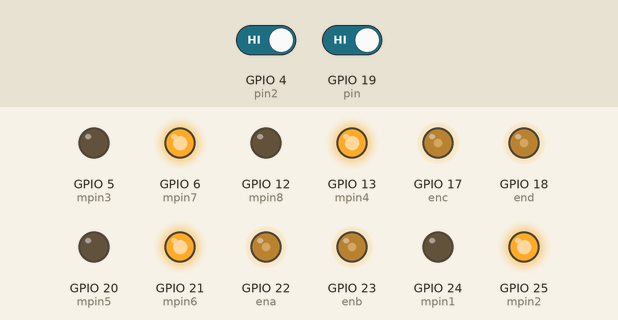
This program was run on a simulated Raspberry Pi (BCM pin numbers). Parts: output pins drawn as LEDs (lit = HIGH). Inputs (shaded band) come from the test bench; at power-on: GPIO 4 (pin2) HIGH, GPIO 19 (pin) HIGH.

Above: at 1.2 s.
1.3 s: GPIO 4 (pin2) driven LOW
At 2.2 s:
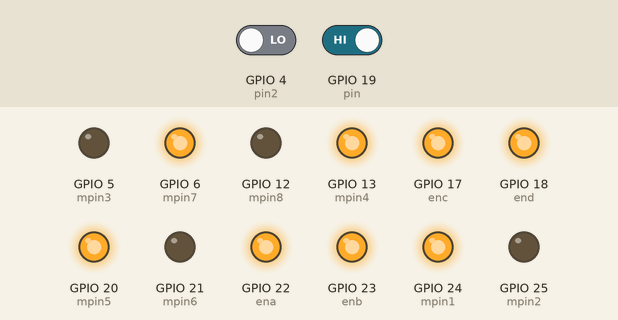
2.8 s: GPIO 19 (pin) driven LOW
At 3.3 s:
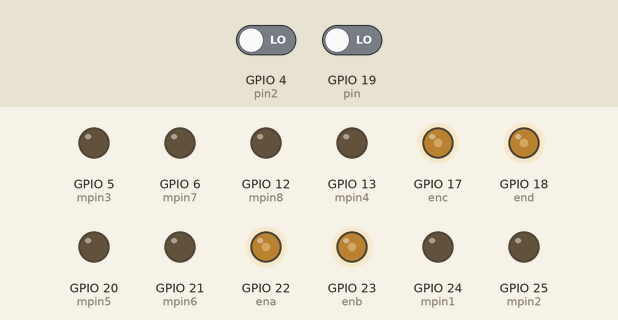
4.3 s: GPIO 4 (pin2) driven HIGH
At 5.5 s:
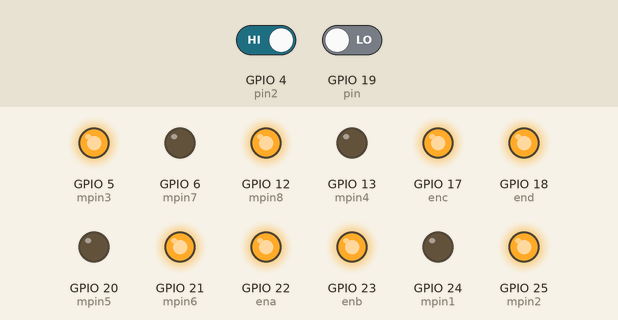
5.8 s: GPIO 19 (pin) driven HIGH
At 6.8 s:
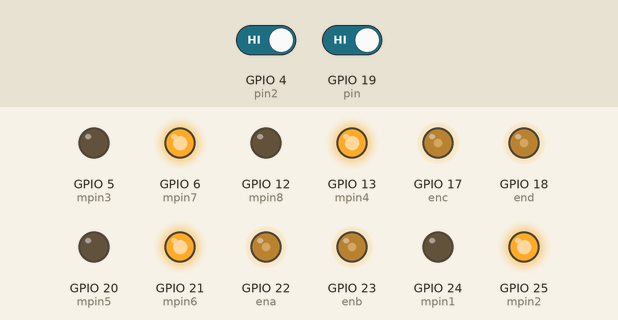
Timing chart, 0 to 8.3 s (numbered marks = the images above; inputs shaded):
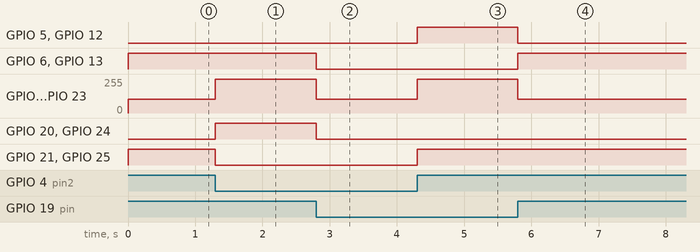

The program:

trace01.py
```python
import RPi.GPIO as GPIO
import sys
import time

pin = 19        # 라인 근접 센서
pin2 = 4        # 라인 근접 센서
mpin1 = 24      # 앞 왼 바퀴1
mpin2 = 25      # 앞 왼 바퀴2
mpin3 = 5       # 앞 오 바퀴1
mpin4 = 13      # 앞 오 바퀴2
ena = 22        # 앞 오 바퀴 enable 입력
enb = 23        # 앞 오 바퀴 enable 입력
mpin5 = 20      # 뒤 왼 바퀴1
mpin6 = 21      # 뒤 왼 바퀴2
mpin7 = 6       # 뒤 오 바퀴1
mpin8 = 12      # 뒤 오 바퀴2
enc = 17        # 뒤 왼 바퀴 enable 입력
end = 18        # 뒤 오 바퀴 enable 입력

GPIO.setmode(GPIO.BCM)
GPIO.setup(pin, GPIO.IN)
GPIO.setup(pin2, GPIO.IN)
GPIO.setup(mpin1, GPIO.OUT)
GPIO.setup(mpin2, GPIO.OUT)
GPIO.setup(mpin3, GPIO.OUT)
GPIO.setup(mpin4, GPIO.OUT)
GPIO.setup(ena, GPIO.OUT)
GPIO.setup(enb, GPIO.OUT)
GPIO.setup(mpin5, GPIO.OUT)
GPIO.setup(mpin6, GPIO.OUT)
GPIO.setup(mpin7, GPIO.OUT)
GPIO.setup(mpin8, GPIO.OUT)
GPIO.setup(enc, GPIO.OUT)
GPIO.setup(end, GPIO.OUT)

pa = GPIO.PWM(ena, 100)
pb = GPIO.PWM(enb, 100)
pa.start(40)
pb.start(40)
pc = GPIO.PWM(enc, 100)
pd = GPIO.PWM(end, 100)
pc.start(40)
pd.start(40)

GPIO.output(mpin1, False)
GPIO.output(mpin2, False)
GPIO.output(mpin3, False)
GPIO.output(mpin4, False)
GPIO.output(mpin5, False)
GPIO.output(mpin6, False)
GPIO.output(mpin7, False)
GPIO.output(mpin8, False)

def setOg():
    pa.ChangeDutyCycle(40)
    pb.ChangeDutyCycle(40)
    pc.ChangeDutyCycle(40)
    pd.ChangeDutyCycle(40)

try:
    while True:
        if (GPIO.input(pin) == False) and (GPIO.input(pin2) == False):
            #print("no path")
            setOg()
            GPIO.output(mpin1, False)
            GPIO.output(mpin2, False)
            GPIO.output(mpin3, False)
            GPIO.output(mpin4, False)
            GPIO.output(mpin5, False)
            GPIO.output(mpin6, False)
            GPIO.output(mpin7, False)
            GPIO.output(mpin8, False)
            time.sleep(0.00001)
        elif (GPIO.input(pin) == True) and (GPIO.input(pin2) == True):
            #print("path")
            setOg()
            GPIO.output(mpin1, False)
            GPIO.output(mpin2, True)
            GPIO.output(mpin3, False)
            GPIO.output(mpin4, True)
            GPIO.output(mpin5, False)
            GPIO.output(mpin6, True)
            GPIO.output(mpin7, True)
            GPIO.output(mpin8, False)
            time.sleep(0.00001)
        elif (GPIO.input(pin) == False) and (GPIO.input(pin2) == True):
            #print("right")
            pa.ChangeDutyCycle(100)
            pb.ChangeDutyCycle(100)
            pc.ChangeDutyCycle(100)
            pd.ChangeDutyCycle(100)
            GPIO.output(mpin1, False)
            GPIO.output(mpin2, True)
            GPIO.output(mpin3, True)
            GPIO.output(mpin4, False)
            GPIO.output(mpin5, False)
            GPIO.output(mpin6, True)
            GPIO.output(mpin7, False)
            GPIO.output(mpin8, True)
            time.sleep(0.00001)
        elif (GPIO.input(pin) == True) and (GPIO.input(pin2) == False):
            #print("left")
            pa.ChangeDutyCycle(100)
            pb.ChangeDutyCycle(100)
            pd.ChangeDutyCycle(100)
            pc.ChangeDutyCycle(100)
            GPIO.output(mpin1, True)
            GPIO.output(mpin2, False)
            GPIO.output(mpin3, False)
            GPIO.output(mpin4, True)
            GPIO.output(mpin5, True)
            GPIO.output(mpin6, False)
            GPIO.output(mpin7, True)
            GPIO.output(mpin8, False)
            time.sleep(0.00001)

except KeyboardInterrupt:
    GPIO.cleanup()
    sys.exit()
```

Measured:
- after the input at 1.3 s, GPIO 17 (enc), GPIO 18 (end), GPIO 22 (ena), GPIO 23 (enb): 102/255 → 255/255 at once; GPIO 20 (mpin5), GPIO 24 (mpin1): LOW → HIGH at once; GPIO 21 (mpin6), GPIO 25 (mpin2): HIGH → LOW at once
- after the input at 2.8 s, GPIO 6 (mpin7), GPIO 13 (mpin4), GPIO 20 (mpin5), GPIO 24 (mpin1): HIGH → LOW at once; GPIO 17 (enc), GPIO 18 (end), GPIO 22 (ena), GPIO 23 (enb): 255/255 → 102/255 at once
- after the input at 4.3 s, GPIO 5 (mpin3), GPIO 12 (mpin8), GPIO 21 (mpin6), GPIO 25 (mpin2): LOW → HIGH at once; GPIO 17 (enc), GPIO 18 (end), GPIO 22 (ena), GPIO 23 (enb): 102/255 → 255/255 at once
- after the input at 5.8 s, GPIO 5 (mpin3), GPIO 12 (mpin8): HIGH → LOW at once; GPIO 6 (mpin7), GPIO 13 (mpin4): LOW → HIGH at once; GPIO 17 (enc), GPIO 18 (end), GPIO 22 (ena), GPIO 23 (enb): 255/255 → 102/255 at once
